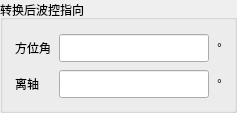
            <widget class="QGroupBox" name="gbConvertedBeamPointing">
             <property name="title">
              <string>转换后波控指向</string>
             </property>
             <layout class="QGridLayout" name="layoutConvertedBeamPointing">
              <property name="leftMargin">
               <number>12</number>
              </property>
              <property name="topMargin">
               <number>14</number>
              </property>
              <property name="rightMargin">
               <number>12</number>
              </property>
              <property name="bottomMargin">
               <number>12</number>
              </property>
              <property name="spacing">
               <number>8</number>
              </property>
              <item row="0" column="0">
               <widget class="QLabel" name="lblConvertedAzimuth">
                <property name="text">
                 <string>方位角</string>
                </property>
               </widget>
              </item>
              <item row="0" column="1">
               <widget class="QLineEdit" name="leConvertedAzimuth">
                <property name="minimumSize">
                 <size>
                  <width>150</width>
                  <height>28</height>
                 </size>
                </property>
                <property name="maximumSize">
                 <size>
                  <width>16777215</width>
                  <height>30</height>
                 </size>
                </property>
               </widget>
              </item>
              <item row="0" column="2">
               <widget class="QLabel" name="lblConvertedAzimuthUnit">
                <property name="text">
                 <string>°</string>
                </property>
               </widget>
              </item>
              <item row="1" column="0">
               <widget class="QLabel" name="lblConvertedOffAxis">
                <property name="text">
                 <string>离轴</string>
                </property>
               </widget>
              </item>
              <item row="1" column="1">
               <widget class="QLineEdit" name="leConvertedOffAxis">
                <property name="minimumSize">
                 <size>
                  <width>150</width>
                  <height>28</height>
                 </size>
                </property>
                <property name="maximumSize">
                 <size>
                  <width>16777215</width>
                  <height>30</height>
                 </size>
                </property>
               </widget>
              </item>
              <item row="1" column="2">
               <widget class="QLabel" name="lblConvertedOffAxisUnit">
                <property name="text">
                 <string>°</string>
                </property>
               </widget>
              </item>
             </layout>
            </widget>
